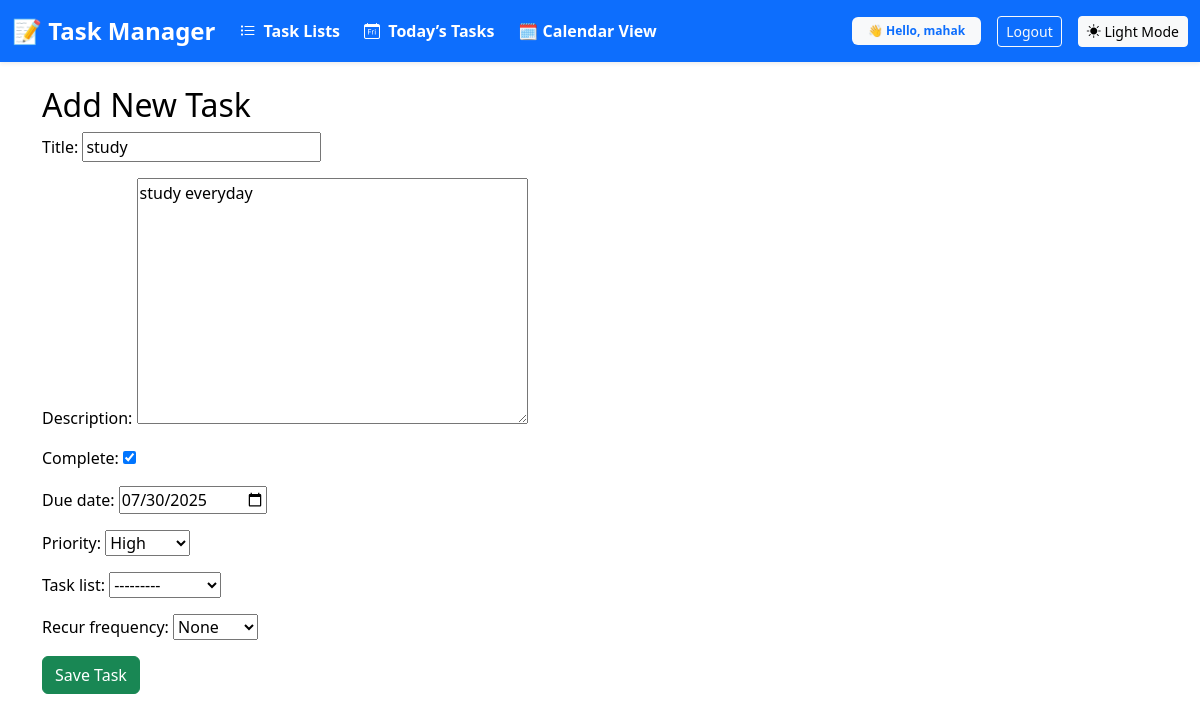
The page /update/7/ (signed in) on the database its author committed.
### tasks/models.py (models this page shows, shortened)
class Task(models.Model):
    PRIORITY_CHOICES = [
        ('L', 'Low'),
        ('M', 'Medium'),
        ('H', 'High'),
    ]
    user = models.ForeignKey(User, on_delete=models.CASCADE, null=True, blank=True)
    title = models.CharField(max_length=200)
    description = models.TextField(blank=True, null=True)
    complete = models.BooleanField(default=False)
    created = models.DateTimeField(auto_now_add=True)
    due_date = models.DateField(null=True, blank=True)
    priority = models.CharField(max_length=1, choices=PRIORITY_CHOICES, default='M')
    task_list = models.ForeignKey(TaskList, on_delete=models.CASCADE, null=True, blank=True)
    RECUR_FREQUENCY_CHOICES = [
        ('N', 'None'),
        ('D', 'Daily'),
        ('W', 'Weekly'),
        ('M', 'Monthly'),
        ('Y', 'Yearly'),
    ]
    recur_frequency = models.CharField(
        max_length=1,
        choices=RECUR_FREQUENCY_CHOICES,
        default='N'
    )

### tasks/views.py (the view, shortened to what this page needs)
# urls.py: path('update/<int:pk>/', views.task_update, name='task-update'),
@login_required
def task_update(request, pk):
    task = get_object_or_404(Task, id=pk, user=request.user)
    form = TaskForm(instance=task)
    return render(request, 'tasks/task_form.html', {'form': form})

### tasks/forms.py
class TaskForm(forms.ModelForm):
    due_date = forms.DateField(
        widget=forms.DateInput(attrs={'type': 'date'}), required=False
    )
    class Meta:
        model = Task
        fields = ['title', 'description', 'complete', 'due_date', 'priority', 'task_list','recur_frequency','task_list']

### tasks/models.py (called while the page is built)
    def __str__(self):
        return self.name

### templates/tasks/task_form.html (shortened to what this page needs)
{% extends 'base.html' %}
{% block content %}
<h2>Add New Task</h2>
<form method="POST" class="mb-4">
  <div class="mb-3">
    {{ form.title.label_tag }} {{ form.title }}
  </div>
  <div class="mb-3">
    {{ form.description.label_tag }} {{ form.description }}
  </div>
  <div class="mb-3">
    {{ form.complete.label_tag }} {{ form.complete }}
  </div>
  <div class="mb-3">
    {{ form.due_date.label_tag }} {{ form.due_date }}
  </div>
  <div class="mb-3">
    {{ form.priority.label_tag }} {{ form.priority }}
  </div>
  <div class="mb-3">
    {{ form.task_list.label_tag }} {{ form.task_list }}<br>
  </div>
  <div class="mb-3">
    {{ form.recur_frequency.label_tag }} {{ form.recur_frequency }}<br>
  </div>
  <button type="submit" class="btn btn-success">Save Task</button>
</form>
{% endblock %}

### templates/base.html (shortened to what this page needs)
<!DOCTYPE html>
<html lang="en">
<head>
  <link href="https://cdn.jsdelivr.net/npm/bootstrap@5.3.0/dist/css/bootstrap.min.css" rel="stylesheet" />
  <link href="https://cdn.jsdelivr.net/npm/bootstrap-icons/font/bootstrap-icons.css" rel="stylesheet" />
</head>
<body>
  <nav class="navbar navbar-expand-lg navbar-dark bg-primary shadow-sm">
    <div class="container-fluid">
      <a class="navbar-brand fw-bold fs-4" href="{% url 'task-list' %}">📝 Task Manager</a>
      <div class="collapse navbar-collapse justify-content-between" id="navbarNav">
        <ul class="navbar-nav gap-2">
          <li class="nav-item">
            <a class="nav-link text-white fw-semibold" href="{% url 'task-lists' %}">
              <i class="bi bi-list-task me-1"></i> Task Lists
            </a>
          </li>
          <li class="nav-item">
            <a class="nav-link text-white fw-semibold" href="{% url 'today-tasks' %}">
              <i class="bi bi-calendar-day me-1"></i> Today’s Tasks
            </a>
          </li>
          <li class="nav-item">
            <a class="nav-link text-white fw-semibold" href="{% url 'task-calendar' %}">
              🗓 Calendar View
            </a>
          </li>
        </ul>
        <div class="d-flex align-items-center gap-3">
          {% if user.is_authenticated %}
            <span class="badge bg-light text-primary fw-bold px-3 py-2">
              👋 Hello, {{ user.username }}
            </span>
            <a class="btn btn-outline-light btn-sm" href="{% url 'logout' %}">Logout</a>
          {% else %}
            <a class="btn btn-outline-light btn-sm" href="{% url 'login' %}">Login</a>
            <a class="btn btn-light btn-sm" href="{% url 'register' %}">Register</a>
          {% endif %}
         <button id="themeToggleBtn" class="btn btn-light btn-sm" onclick="toggleTheme()">
  <i class="bi" id="themeIcon"></i> <span id="themeLabel">Theme</span>
</button>
      </div>
    </div>
  </nav>
  <div class="container mt-4">
    {% block content %}{% endblock %}
  </div>
</body>
</html>

### templates/base.html (style rules this page uses)
body { transition: background-color 0.3s ease, color 0.3s ease; background-color: #ffffff; color: #000000; }

### rows shown on the page
Task: title "study", description "study everyday", complete "☑", due_date "07/30/2025", priority "High", task_list "---------", recur_frequency "None"

### other values the page prints
{{ user.username }} "mahak"
